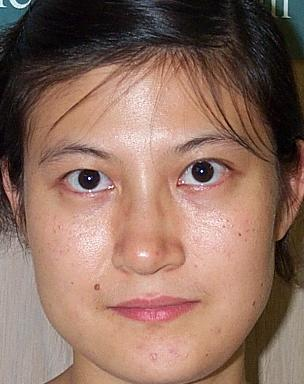
%> input picture Data/im450.jpg, 304 x 384 px
$ octave patch_merging.m   (GNU Octave 9; MATLAB toolbox functions it lacks are replaced by stand-ins)
%> lines starting %> are read from the running program, lines starting %| are printed output that depends on the picture
% load('denoised_image_approximation.mat')
im=imread('im450.jpg');
%> im is the input picture: size 384x304x3 uint8; mean R, G, B 141.6, 110.3, 96.6
im=rgb2gray(im);
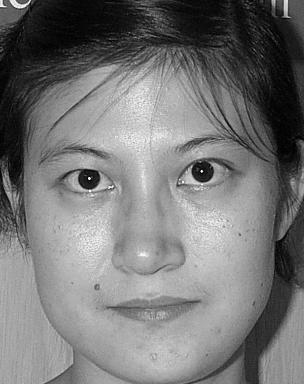
%> im: size 384x304 uint8; min 0, max 252, mean 118.1
sigma=30;
var=(sigma/255)^2;
%noised_image = imnoise(im,'gaussian',0,var);
noised_image = imnoise(im,'speckle',var);
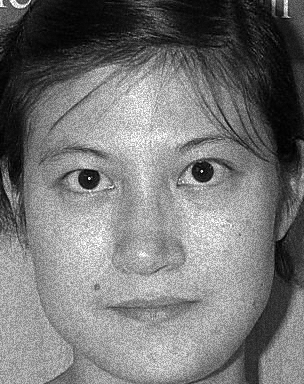
%> noised_image: size 384x304 uint8; min 0, max 255, mean 118.1
lambda=[30/sigma,10,30,50];
%lambda=50;
for kk=1:length(lambda)
    %taken from denoised_image_approximation according to relevant
    %dictionary and sigma
%> (the run ends here)
